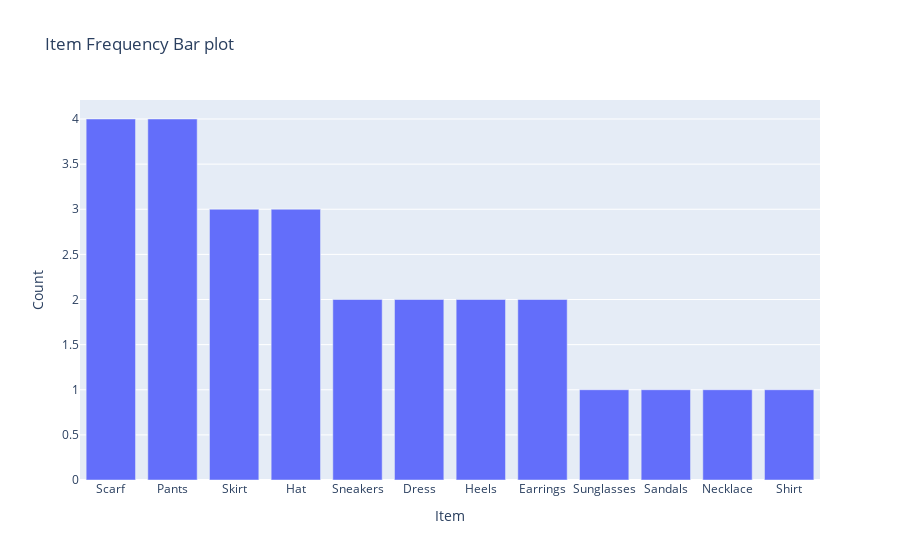

This figure's notebook cell:
### Code cell
# Create a bar plot using Plotly
fig = px.bar(item_counts, x='Item', y='Count', title='Item Frequency Bar plot')

# Show the plot
fig.show()

### Figure 1 — Plotly figure (JSON) as saved in the notebook; plotly's stock layout.template omitted (floating-point values rounded to 4 significant figures)
{"data": [{"alignmentgroup": "True", "hovertemplate": "Item=%{x}<br>Count=%{y}<extra></extra>", "legendgroup": "", "marker": {"color": "#636efa", "pattern": {"shape": ""}}, "name": "", "offsetgroup": "", "orientation": "v", "showlegend": false, "textposition": "auto", "type": "bar", "x": ["Scarf", "Pants", "Skirt", "Hat", "Sneakers", "Dress", "Heels", "Earrings", "Sunglasses", "Sandals", "Necklace", "Shirt"], "xaxis": "x", "y": [4, 4, 3, 3, 2, 2, 2, 2, 1, 1, 1, 1], "yaxis": "y"}], "layout": {"autosize": true, "barmode": "relative", "legend": {"tracegroupgap": 0}, "title": {"text": "Item Frequency Bar plot"}, "xaxis": {"anchor": "y", "autorange": true, "domain": [0, 1], "range": [-0.5, 11.5], "title": {"text": "Item"}, "type": "category"}, "yaxis": {"anchor": "x", "autorange": true, "domain": [0, 1], "range": [0, 4.211], "title": {"text": "Count"}, "type": "linear"}}}
